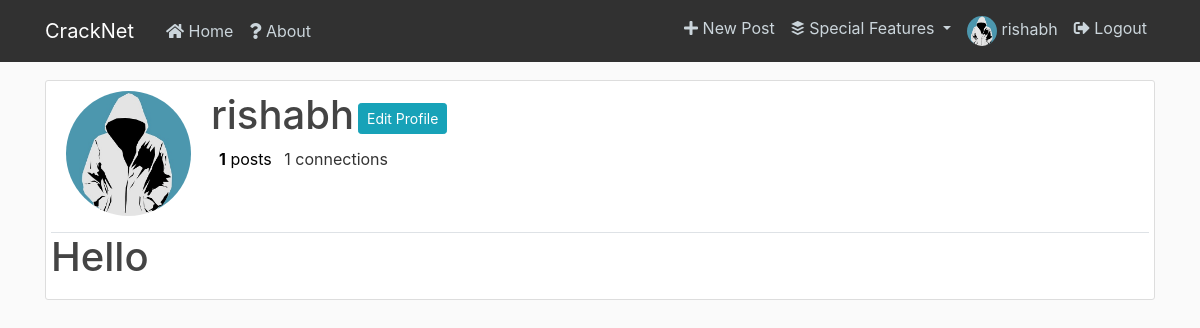
Page /account (signed in) on the earlier database version.
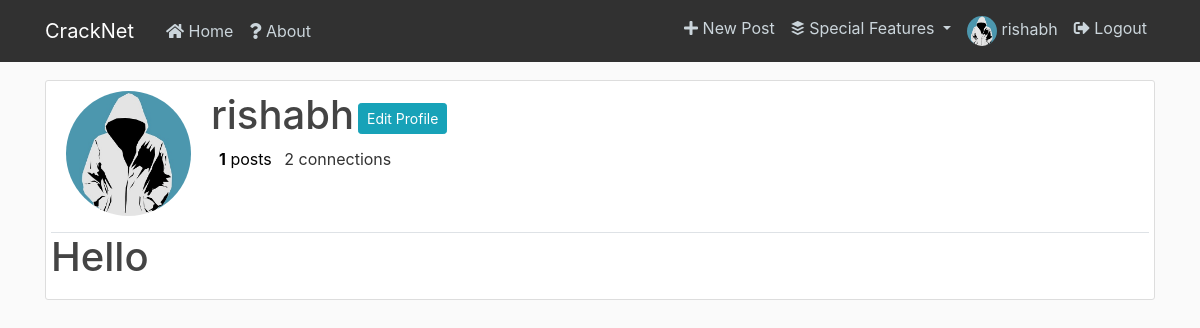
Same page on the later database version.
### flaskblog/models.py (models this page shows, shortened)
class User(db.Model, UserMixin):
    id = db.Column(db.Integer, primary_key=True)
    username = db.Column(db.String(20), unique=True, nullable=False)
    email = db.Column(db.String(120), unique=True, nullable=False)
    image_file = db.Column(db.String(20), nullable=False, default='default.jpg')
    password = db.Column(db.String(60), nullable=False)
    connections=db.Column(db.Integer, nullable=False, default=0)
    connected_users=db.Column(db.String(100000), default="")
    posts = db.relationship('Post', backref='author', lazy=True)
    comments = db.relationship('Comment', backref='author', lazy=True)

### flaskblog/routes.py (the view)
@app.route("/account", methods=['GET', 'POST'])
@login_required
def account():
    form = UpdateAccountForm()
    posts_count = len(Post.query.filter_by(user_id=current_user.id).all())
    if form.validate_on_submit():
        if form.picture.data:
            picture_file = save_picture(form.picture.data)
            current_user.image_file = picture_file
        current_user.username = form.username.data
        current_user.email = form.email.data
        db.session.commit()
        flash('Your account has been updated!', 'success')
        return redirect(url_for('account'))
    elif request.method == 'GET':
        form.username.data = current_user.username
        form.email.data = current_user.email
    connections = current_user.connections
    image_file = url_for('static', filename='profile_pics/' + current_user.image_file)
    return render_template('account.html', title='Account',
                           image_file=image_file, form=form, posts_count=posts_count, connections = connections)

### flaskblog/models.py (called while the page is built)
@login_manager.user_loader
def load_user(user_id):
    return User.query.get(int(user_id))

### flaskblog/templates/account.html (shortened to what this page needs)
{% extends "layout.html" %}
{% block content %}
    <div class="content-section">
        <div class="media">
            <img class="rounded-circle account-img" src="{{ image_file }}"></img>
            <div class="media-body">
                <h2 class="account-heading">{{ current_user.username }}<button type="button" class="btn btn-info btn-sm m-1" data-toggle="modal" data-target="#updateModal">Edit Profile</button></h2>
                <a class="no-color" href="{{ url_for('user_posts', username=current_user.username) }}"><strong>{{posts_count}}</strong> posts</span></a>
                <span class="ml-2">{{ current_user.connections }} connections</span>
            </div>
        </div>
    <div class="row border-top">
        <h1>Hello</h1>
    </div>
    </div>
{% endblock content %}

### flaskblog/templates/layout.html (shortened to what this page needs)
<!DOCTYPE html>
<html>
<head>
    <link rel="stylesheet" href="https://maxcdn.bootstrapcdn.com/bootstrap/4.0.0/css/bootstrap.min.css">
    <link rel="stylesheet" href="https://use.fontawesome.com/releases/v5.8.2/css/all.css">
    <link rel="stylesheet" type="text/css" href="{{ url_for('static', filename='main.css') }}">
</head>
<body>
    <header class="site-header">
      <nav class="navbar navbar-expand-md navbar-dark bg-steel fixed-top">
        <div class="container">
          <a class="navbar-brand mr-4" href="/">CrackNet</a>
          <div class="collapse navbar-collapse" id="navbarToggle">
            <div class="navbar-nav mr-auto">
              <a class="nav-item nav-link" href="{{ url_for('home') }}"><i class="fas fa-home"></i> Home</a>
              <a class="nav-item nav-link" href="{{ url_for('about') }}"><i class="fas fa-question"></i> About</a>
            </div>
            <div class="navbar-nav">
              {% if current_user.is_authenticated %}
                <a class="nav-item nav-link" href="{{ url_for('new_post') }}"><i class="fas fa-plus"></i> New Post</a>
                <li class="nav-item dropdown">
                  <a class="nav-link dropdown-toggle" href="#" id="navbarDropdown" role="button" data-toggle="dropdown" aria-haspopup="true" aria-expanded="false">
                    <i class="fab fa-buffer"></i> Special Features
                  </a>
                </li>
                <a class="nav-item nav-link" href="{{ url_for('account') }}"><img class="acc-nav-img" src="{{ url_for('static', filename='profile_pics/' + current_user.image_file) }}">  {{current_user.username}}</a>
                <a class="nav-item nav-link" href="{{ url_for('logout') }}"><i class="fas fa-sign-out-alt"></i> Logout</a>
              {% else %}
                <a class="nav-item nav-link" href="{{ url_for('login') }}"><i class="fas fa-sign-in-alt"></i> Login</a>
                <a class="nav-item nav-link" href="{{ url_for('register') }}"><i class="fas fa-user-plus"></i> Register</a>
              {% endif %}
            </div>
          </div>
        </div>
      </nav>
    </header>
    <main role="main" class="container">
      <div class="row">
        <div class="col-md-12">
          {% block content %}{% endblock %}
        </div>
      </div>
    </main>
</body>
</html>

Differences in the rows shown:
changed User "rishabh": connections "1" → "2"
